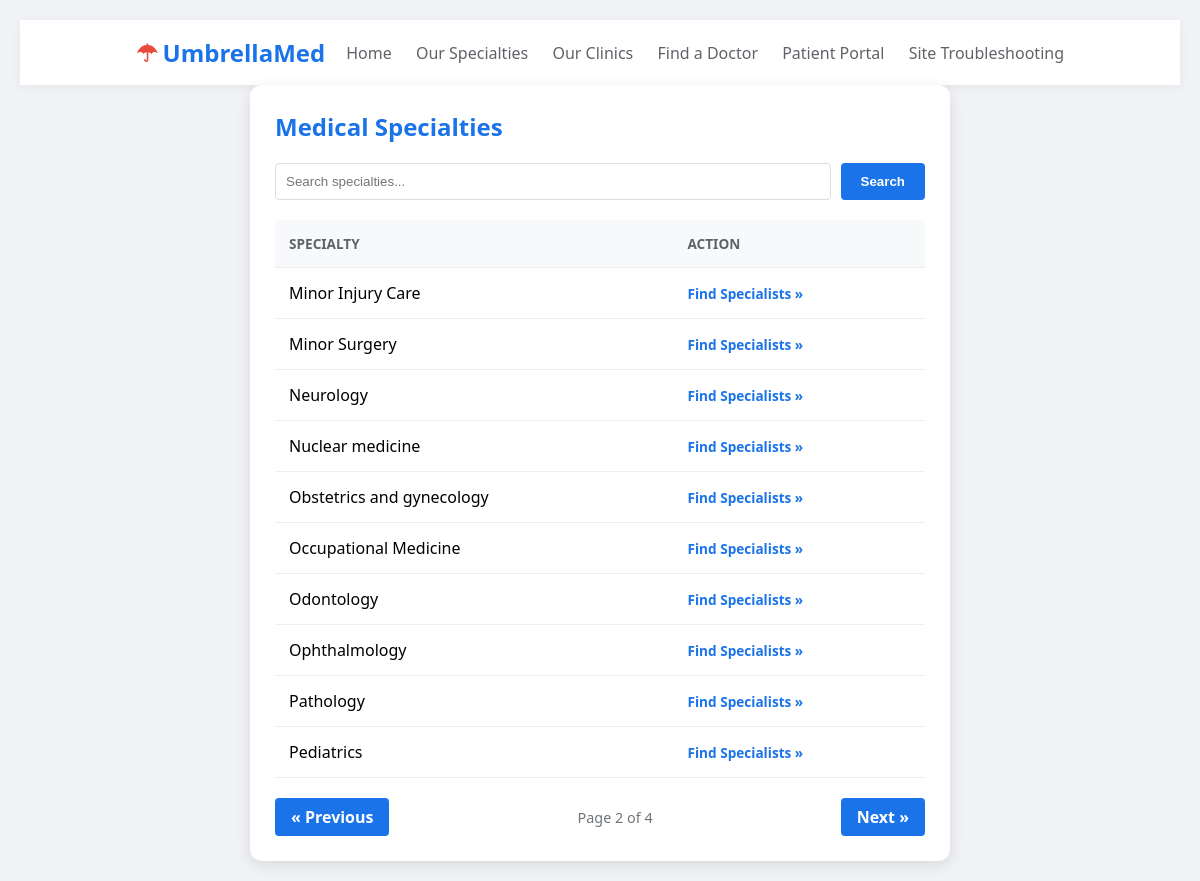
/specialties.php?page=2, run on the app's committed database.
### tables this page shows
CREATE TABLE `specialties` (
  `specialty_id` int NOT NULL AUTO_INCREMENT,
  `specialty_name` varchar(255) NOT NULL,
  PRIMARY KEY (`specialty_id`)
);

### www/specialties.php (the view, shortened to what this page needs)
<!DOCTYPE html>
<html lang="en">
<head>
</head>
<body>
<nav>
    <div class="logo"><span>☂</span> UmbrellaMed</div>
    <div class="links">
        <a href="Umbrellamed.php">Home</a>
        <a href="specialties.php">Our Specialties</a>
        <a href="clinics.php">Our Clinics</a>
        <a href="physicians.php">Find a Doctor</a>
        <a href="#">Patient Portal</a>
        <a href="index.php">Site Troubleshooting</a>
    </div>
</nav>
<div class="container">
    <h2>Medical Specialties</h2>
    <form method="GET" class="search-form">
        <input type="text" name="search" class="search-input" placeholder="Search specialties..." value="<?php echo isset($_GET['search']) ? htmlspecialchars($_GET['search']) : ''; ?>">
        <button type="submit" class="search-btn">Search</button>
    </form>
    <?php
    $servername = "localhost";
    $username = "UmbrellaUser";
    $password = "Net260Rocks!";
    $dbname = "umbrellamed";
    $conn = mysqli_connect($servername, $username, $password, $dbname);
    $search = isset($_GET['search']) ? mysqli_real_escape_string($conn, $_GET['search']) : '';
    $limit = 10;
    $page = isset($_GET['page']) ? (int)$_GET['page'] : 1;
    $offset = ($page - 1) * $limit;
    $where_clause = $search !== "" ? "WHERE specialty_name LIKE '%$search%'" : "";
    $total_sql = "SELECT COUNT(*) FROM specialties $where_clause";
    $total_result = mysqli_query($conn, $total_sql);
    $total_rows = mysqli_fetch_array($total_result)[0];
    $total_pages = ceil($total_rows / $limit);
    $sql = "SELECT specialty_name FROM specialties $where_clause ORDER BY specialty_name LIMIT $limit OFFSET $offset";
    $results = mysqli_query($conn, $sql);
    $search_param = ($search !== "") ? "&search=" . urlencode($search) : "";
    if (mysqli_num_rows($results) > 0) {
        echo "<table><tr><th>Specialty</th><th>Action</th></tr>";
        while($row = mysqli_fetch_assoc($results)) {
            echo "<tr>";
            echo "<td>" . htmlspecialchars($row["specialty_name"]) . "</td>";
            echo "<td><a href='physicians.php?search=" . urlencode($row["specialty_name"]) . "' class='find-link'>Find Specialists &raquo;</a></td>";
            echo "</tr>";
        }
        echo "</table>";
        echo "<div class='pagination'>";
        echo ($page > 1) ? "<a href='?page=" . ($page - 1) . "$search_param' class='btn'>&laquo; Previous</a>" : "<a class='btn disabled'>&laquo; Previous</a>";
        echo "<span class='page-info'>Page $page of " . ($total_pages ?: 1) . "</span>";
        echo ($page < $total_pages) ? "<a href='?page=" . ($page + 1) . "$search_param' class='btn'>Next &raquo;</a>" : "<a class='btn disabled'>Next &raquo;</a>";
        echo "</div>";
    } else {
        echo "<p>No specialties found.</p>";
    }
    ?>
</div>
</body>
</html>

### www/specialties.php (style rules this page uses)
body { font-family: 'Segoe UI', Tahoma, Geneva, Verdana, sans-serif; margin: 20px; background-color: #f0f2f5; }
.container { max-width: 650px; margin: auto; background: white; padding: 25px; border-radius: 12px; box-shadow: 0 4px 15px rgba(0,0,0,0.1); }
h2 { color: #1a73e8; margin-top: 0; }
nav { background: white; padding: 1rem 10%; display: flex; justify-content: space-between; align-items: center; box-shadow: 0 2px 10px rgba(0,0,0,0.05); }
.logo { font-size: 1.5rem; font-weight: bold; color: #1a73e8; display: flex; align-items: center; }
.logo span { color: #e74c3c; margin-right: 5px; }
nav a { text-decoration: none; color: #5f6368; margin-left: 20px; font-weight: 500; }
.search-form { margin: 20px 0; display: flex; gap: 10px; }
.search-input { flex-grow: 1; padding: 10px; border: 1px solid #ddd; border-radius: 4px; outline: none; }
.search-btn { padding: 10px 20px; background: #1a73e8; color: white; border: none; border-radius: 4px; cursor: pointer; font-weight: bold; }
table { width: 100%; border-collapse: collapse; }
th, td { text-align: left; padding: 14px; border-bottom: 1px solid #eee; }
th { background-color: #f8f9fa; color: #5f6368; text-transform: uppercase; font-size: 0.85rem; }
.find-link { font-size: 0.85rem; color: #1a73e8; text-decoration: none; font-weight: 600; }
.pagination { margin-top: 20px; display: flex; justify-content: space-between; align-items: center; }
.btn { padding: 8px 16px; background: #1a73e8; color: white; text-decoration: none; border-radius: 4px; font-weight: bold; }
.page-info { color: #70757a; font-size: 0.9rem; }

### data on the page
specialties: specialty_name "Minor Injury Care"
specialties: specialty_name "Minor Surgery"
specialties: specialty_name "Neurology"
specialties: specialty_name "Nuclear medicine"
specialties: specialty_name "Obstetrics and gynecology"
specialties: specialty_name "Occupational Medicine"
specialties: specialty_name "Odontology"
specialties: specialty_name "Ophthalmology"
specialties: specialty_name "Pathology"
specialties: specialty_name "Pediatrics"

### other printed values
$page "2"
$total_pages ?: 1 "4"
